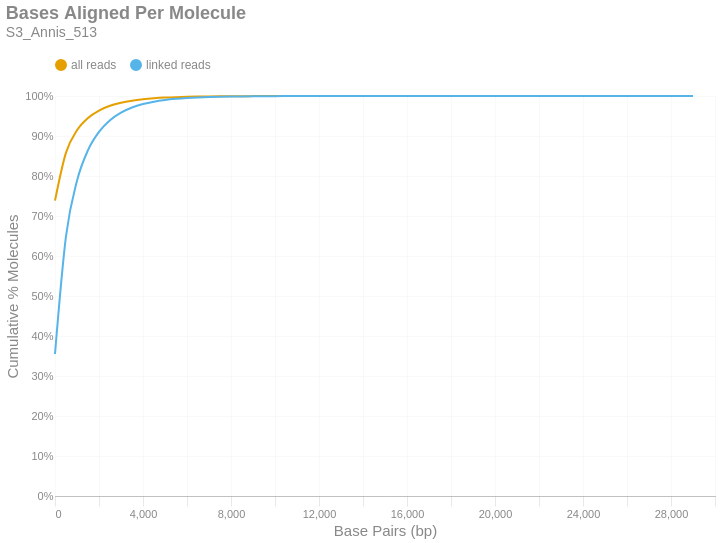

Notebook code for this chart:
### Markdown cell above
### Bases Aligned Per Molecule
This is a cumulative frequency distribution showing the number of base pairs aligned per unique molecule. These data are shown in 500 bp bins. There are two distributions: one with `all reads` (yellow) and another with only `linked reads` (blue). The percent of molecules in the `linked reads` distribution is relative to the total number of linked molecules.

### Code cell
if SKIPLR:
    print_html(f"Skipped")
else:
    binned_df = consolidated_hist(valids['aligned_bp'], mask, 500, True)
    with SafeRender(binned_df):
        (
            density_plot(binned_df, 'Bases Aligned Per Molecule', samplename, 'basesper')
            .encode(
                x=alt.X('bin:Q', title="Base Pairs (bp)").axis(tickMinStep=500).scale(padding=0),
                y=alt.Y('value:Q', title='Cumulative % Molecules')
                    .axis(format='%')
                    .scale(domain = [0,1])
                    .stack(False),
                color=alt.Color("key:N").scale(domain = ["all reads", "linked reads"]),
                tooltip = [
                    alt.Tooltip("key:N", title = "Data Type"),
                    alt.Tooltip("range_label:N", title="Bases Aligned Per Molecule"),
                    alt.Tooltip("value:Q", format = ".2%", title="% Molecules (Cum.)")
                ]
            )
        ).display()

### Figure 1 — Vega-Lite specification as saved in the notebook (floating-point values rounded to 4 significant figures)
{"width": "container", "height": 400, "config": {"title": {"anchor": "start", "dy": -15, "fontSize": 18, "color": "#888888", "subtitleColor": "#888888", "subtitleFontSize": 14}, "arc": {"fill": "#0072B2"}, "axis": {"domainColor": "#888888", "domainWidth": 0.5, "gridWidth": 0.2, "grid": false, "titleFontWeight": 400, "titleFontSize": 15, "labelFontSize": 11, "labelColor": "#888888", "tickColor": "#888888", "tickWidth": 0.2, "titleColor": "#888888"}, "axisBand": {"grid": false}, "axisX": {"grid": true, "tickSize": 10, "domainCap": "round"}, "axisY": {"domain": false, "grid": true, "tickSize": 0, "domainCap": "round"}, "background": "transparent", "header": {"labelFontSize": 15, "labelColor": "#888888", "titleFontSize": 15, "titleFontWeight": 600, "titleColor": "#888888"}, "legend": {"labelFont": "sans-serif", "labelFontSize": 12, "labelColor": "#888888", "symbolSize": 100, "symbolType": "circle", "titleFontSize": 12, "titlePadding": 10, "titleColor": "#888888", "title": null, "orient": "top"}, "range": {"category": ["#E69F00", "#56B4E9", "#009E73", "#F0E442", "#0072B2", "#D55E00", "#CC79A7", "#000000"], "diverging": ["#cfe8f3", "#a2d4ec", "#73bfe2", "#46abdb", "#1696d2", "#12719e"]}, "area": {"fill": "#0072B2", "fillOpacity": 0.7, "line": true, "strokeOpacity": 0.7}, "line": {"color": "#0072B2", "stroke": "#0072B2", "strokeWidth": 2}, "trail": {"color": "#0072B2", "stroke": "#0072B2", "strokeWidth": 0, "size": 1}, "point": {"filled": true, "fillOpacity": 1.0, "size": 95}, "text": {"color": "#888888", "fontSize": 11, "align": "right", "fontWeight": 400, "size": 11}, "bar": {"fill": "#0072B2", "stroke": null}, "view": {"stroke": null, "continuousWidth": 660, "continuousHeight": 400}}, "data": {"name": "data-ee9fb737617369e86b82aedcc6e3b8e9"}, "mark": {"type": "line", "interpolate": "monotone", "point": {"opacity": 0, "size": 275}}, "encoding": {"color": {"field": "key", "scale": {"domain": ["all reads", "linked reads"]}, "type": "nominal"}, "tooltip": [{"field": "key", "title": "Data Type", "type": "nominal"}, {"field": "range_label", "title": "Bases Aligned Per Molecule", "type": "nominal"}, {"field": "value", "format": ".2%", "title": "% Molecules (Cum.)", "type": "quantitative"}], "x": {"axis": {"tickMinStep": 500}, "field": "bin", "scale": {"padding": 0}, "title": "Base Pairs (bp)", "type": "quantitative"}, "y": {"axis": {"format": "%"}, "field": "value", "scale": {"domain": [0, 1]}, "stack": false, "title": "Cumulative % Molecules", "type": "quantitative"}}, "params": [{"name": "param_c36ac31b6afebe62", "select": {"type": "point", "fields": ["key"]}, "bind": "legend"}], "title": {"text": "Bases Aligned Per Molecule", "subtitle": "S3_Annis_513"}, "transform": [{"fold": ["all reads (cumsum)", "linked reads (cumsum)"]}, {"calculate": "replace(datum.key, ' (cumsum)', '')", "as": "key"}, {"filter": {"param": "param_c36ac31b6afebe62"}}], "usermeta": {"embedOptions": {"downloadFileName": "S3_Annis_513.basesper"}}, "$schema": "https://vega.github.io/schema/vega-lite/v6.1.0.json", "datasets": {"data-ee9fb737617369e86b82aedcc6e3b8e9": [{"bin": "0.0", "interval": "0.0-500.0", "all reads": 0.7385, "linked reads": 0.355, "all reads (cumsum)": 0.7385, "linked reads (cumsum)": 0.355, "range_label": "0-499"}, {"bin": "500.0", "interval": "500.0-1000.0", "all reads": 0.1198, "linked reads": 0.2947, "all reads (cumsum)": 0.8583, "linked reads (cumsum)": 0.6498, "range_label": "500-999"}, {"bin": "1000.0", "interval": "1000.0-1500.0", "all reads": 0.05603, "linked reads": 0.1385, "all reads (cumsum)": 0.9144, "linked reads (cumsum)": 0.7883, "range_label": "1000-1499"}, {"bin": "1500.0", "interval": "1500.0-2000.0", "all reads": 0.0309, "linked reads": 0.07639, "all reads (cumsum)": 0.9453, "linked reads (cumsum)": 0.8646, "range_label": "1500-1999"}, {"bin": "2000.0", "interval": "2000.0-2500.0", "all reads": 0.01841, "linked reads": 0.04552, "all reads (cumsum)": 0.9637, "linked reads (cumsum)": 0.9102, "range_label": "2000-2499"}, {"bin": "2500.0", "interval": "2500.0-3000.0", "all reads": 0.01181, "linked reads": 0.0292, "all reads (cumsum)": 0.9755, "linked reads (cumsum)": 0.9394, "range_label": "2500-2999"}, {"bin": "3000.0", "interval": "3000.0-3500.0", "all reads": 0.007667, "linked reads": 0.01895, "all reads (cumsum)": 0.9831, "linked reads (cumsum)": 0.9583, "range_label": "3000-3499"}, {"bin": "3500.0", "interval": "3500.0-4000.0", "all reads": 0.005189, "linked reads": 0.01283, "all reads (cumsum)": 0.9883, "linked reads (cumsum)": 0.9712, "range_label": "3500-3999"}, {"bin": "4000.0", "interval": "4000.0-4500.0", "all reads": 0.00351, "linked reads": 0.008677, "all reads (cumsum)": 0.9918, "linked reads (cumsum)": 0.9798, "range_label": "4000-4499"}, {"bin": "4500.0", "interval": "4500.0-5000.0", "all reads": 0.002417, "linked reads": 0.005975, "all reads (cumsum)": 0.9943, "linked reads (cumsum)": 0.9858, "range_label": "4500-4999"}, {"bin": "5000.0", "interval": "5000.0-5500.0", "all reads": 0.001682, "linked reads": 0.004158, "all reads (cumsum)": 0.9959, "linked reads (cumsum)": 0.99, "range_label": "5000-5499"}, {"bin": "5500.0", "interval": "5500.0-6000.0", "all reads": 0.001158, "linked reads": 0.002862, "all reads (cumsum)": 0.9971, "linked reads (cumsum)": 0.9928, "range_label": "5500-5999"}, {"bin": "6000.0", "interval": "6000.0-6500.0", "all reads": 0.0008234, "linked reads": 0.002036, "all reads (cumsum)": 0.9979, "linked reads (cumsum)": 0.9949, "range_label": "6000-6499"}, {"bin": "6500.0", "interval": "6500.0-7000.0", "all reads": 0.0005933, "linked reads": 0.001467, "all reads (cumsum)": 0.9985, "linked reads (cumsum)": 0.9963, "range_label": "6500-6999"}, {"bin": "7000.0", "interval": "7000.0-7500.0", "all reads": 0.0004139, "linked reads": 0.001023, "all reads (cumsum)": 0.9989, "linked reads (cumsum)": 0.9974, "range_label": "7000-7499"}, {"bin": "7500.0", "interval": "7500.0-8000.0", "all reads": 0.0002996, "linked reads": 0.0007408, "all reads (cumsum)": 0.9992, "linked reads (cumsum)": 0.9981, "range_label": "7500-7999"}, {"bin": "8000.0", "interval": "8000.0-8500.0", "all reads": 0.0002126, "linked reads": 0.0005257, "all reads (cumsum)": 0.9994, "linked reads (cumsum)": 0.9986, "range_label": "8000-8499"}, {"bin": "8500.0", "interval": "8500.0-9000.0", "all reads": 0.0001564, "linked reads": 0.0003866, "all reads (cumsum)": 0.9996, "linked reads (cumsum)": 0.999, "range_label": "8500-8999"}, {"bin": "9000.0", "interval": "9000.0-9500.0", "all reads": 0.0001079, "linked reads": 0.0002668, "all reads (cumsum)": 0.9997, "linked reads (cumsum)": 0.9993, "range_label": "9000-9499"}, {"bin": "9500.0", "interval": "9500.0-10000.0", "all reads": 8.107e-05, "linked reads": 0.0002004, "all reads (cumsum)": 0.9998, "linked reads (cumsum)": 0.9995, "range_label": "9500-9999"}, {"bin": "10000.0", "interval": "10000.0-10500.0", "all reads": 5.822e-05, "linked reads": 0.0001439, "all reads (cumsum)": 0.9998, "linked reads (cumsum)": 0.9996, "range_label": "10000-10499"}, {"bin": "10500.0", "interval": "10500.0-11000.0", "all reads": 3.795e-05, "linked reads": 9.383e-05, "all reads (cumsum)": 0.9999, "linked reads (cumsum)": 0.9997, "range_label": "10500-10999"}, {"bin": "11000.0", "interval": "11000.0-11500.0", "all reads": 3.12e-05, "linked reads": 7.713e-05, "all reads (cumsum)": 0.9999, "linked reads (cumsum)": 0.9998, "range_label": "11000-11499"}, {"bin": "11500.0", "interval": "11500.0-12000.0", "all reads": 1.908e-05, "linked reads": 4.716e-05, "all reads (cumsum)": 0.9999, "linked reads (cumsum)": 0.9998, "range_label": "11500-11999"}, {"bin": "12000.0", "interval": "12000.0-12500.0", "all reads": 1.629e-05, "linked reads": 4.028e-05, "all reads (cumsum)": 1.0, "linked reads (cumsum)": 0.9999, "range_label": "12000-12499"}, {"bin": "12500.0", "interval": "12500.0-13000.0", "all reads": 1.53e-05, "linked reads": 3.783e-05, "all reads (cumsum)": 1.0, "linked reads (cumsum)": 0.9999, "range_label": "12500-12999"}, {"bin": "13000.0", "interval": "13000.0-13500.0", "all reads": 8.743e-06, "linked reads": 2.162e-05, "all reads (cumsum)": 1.0, "linked reads (cumsum)": 0.9999, "range_label": "13000-13499"}, {"bin": "13500.0", "interval": "13500.0-14000.0", "all reads": 6.557e-06, "linked reads": 1.621e-05, "all reads (cumsum)": 1.0, "linked reads (cumsum)": 1.0, "range_label": "13500-13999"}, {"bin": "14000.0", "interval": "14000.0-14500.0", "all reads": 4.968e-06, "linked reads": 1.228e-05, "all reads (cumsum)": 1.0, "linked reads (cumsum)": 1.0, "range_label": "14000-14499"}, {"bin": "14500.0", "interval": "14500.0-15000.0", "all reads": 3.974e-06, "linked reads": 9.825e-06, "all reads (cumsum)": 1.0, "linked reads (cumsum)": 1.0, "range_label": "14500-14999"}, {"bin": "15000.0", "interval": "15000.0-15500.0", "all reads": 1.987e-06, "linked reads": 4.913e-06, "all reads (cumsum)": 1.0, "linked reads (cumsum)": 1.0, "range_label": "15000-15499"}, {"bin": "15500.0", "interval": "15500.0-16000.0", "all reads": 2.384e-06, "linked reads": 5.895e-06, "all reads (cumsum)": 1.0, "linked reads (cumsum)": 1.0, "range_label": "15500-15999"}, {"bin": "16000.0", "interval": "16000.0-16500.0", "all reads": 1.987e-06, "linked reads": 4.913e-06, "all reads (cumsum)": 1.0, "linked reads (cumsum)": 1.0, "range_label": "16000-16499"}, {"bin": "16500.0", "interval": "16500.0-17000.0", "all reads": 3.974e-07, "linked reads": 9.825e-07, "all reads (cumsum)": 1.0, "linked reads (cumsum)": 1.0, "range_label": "16500-16999"}, {"bin": "17000.0", "interval": "17000.0-17500.0", "all reads": 5.961e-07, "linked reads": 1.474e-06, "all reads (cumsum)": 1.0, "linked reads (cumsum)": 1.0, "range_label": "17000-17499"}, {"bin": "17500.0", "interval": "17500.0-18000.0", "all reads": 3.974e-07, "linked reads": 9.825e-07, "all reads (cumsum)": 1.0, "linked reads (cumsum)": 1.0, "range_label": "17500-17999"}, {"bin": "18000.0", "interval": "18000.0-18500.0", "all reads": 1.987e-07, "linked reads": 4.913e-07, "all reads (cumsum)": 1.0, "linked reads (cumsum)": 1.0, "range_label": "18000-18499"}, {"bin": "18500.0", "interval": "18500.0-19000.0", "all reads": 7.948e-07, "linked reads": 1.965e-06, "all reads (cumsum)": 1.0, "linked reads (cumsum)": 1.0, "range_label": "18500-18999"}, {"bin": "19000.0", "interval": "19000.0-19500.0", "all reads": 5.961e-07, "linked reads": 1.474e-06, "all reads (cumsum)": 1.0, "linked reads (cumsum)": 1.0, "range_label": "19000-19499"}, {"bin": "19500.0", "interval": "19500.0-20000.0", "all reads": 0.0, "linked reads": 0.0, "all reads (cumsum)": 1.0, "linked reads (cumsum)": 1.0, "range_label": "19500-19999"}, {"bin": "20000.0", "interval": "20000.0-20500.0", "all reads": 0.0, "linked reads": 0.0, "all reads (cumsum)": 1.0, "linked reads (cumsum)": 1.0, "range_label": "20000-20499"}, {"bin": "20500.0", "interval": "20500.0-21000.0", "all reads": 0.0, "linked reads": 0.0, "all reads (cumsum)": 1.0, "linked reads (cumsum)": 1.0, "range_label": "20500-20999"}, {"bin": "21000.0", "interval": "21000.0-21500.0", "all reads": 0.0, "linked reads": 0.0, "all reads (cumsum)": 1.0, "linked reads (cumsum)": 1.0, "range_label": "21000-21499"}, {"bin": "21500.0", "interval": "21500.0-22000.0", "all reads": 0.0, "linked reads": 0.0, "all reads (cumsum)": 1.0, "linked reads (cumsum)": 1.0, "range_label": "21500-21999"}, {"bin": "22000.0", "interval": "22000.0-22500.0", "all reads": 0.0, "linked reads": 0.0, "all reads (cumsum)": 1.0, "linked reads (cumsum)": 1.0, "range_label": "22000-22499"}, {"bin": "22500.0", "interval": "22500.0-23000.0", "all reads": 0.0, "linked reads": 0.0, "all reads (cumsum)": 1.0, "linked reads (cumsum)": 1.0, "range_label": "22500-22999"}, {"bin": "23000.0", "interval": "23000.0-23500.0", "all reads": 0.0, "linked reads": 0.0, "all reads (cumsum)": 1.0, "linked reads (cumsum)": 1.0, "range_label": "23000-23499"}, {"bin": "23500.0", "interval": "23500.0-24000.0", "all reads": 0.0, "linked reads": 0.0, "all reads (cumsum)": 1.0, "linked reads (cumsum)": 1.0, "range_label": "23500-23999"}, {"bin": "24000.0", "interval": "24000.0-24500.0", "all reads": 0.0, "linked reads": 0.0, "all reads (cumsum)": 1.0, "linked reads (cumsum)": 1.0, "range_label": "24000-24499"}, {"bin": "24500.0", "interval": "24500.0-25000.0", "all reads": 0.0, "linked reads": 0.0, "all reads (cumsum)": 1.0, "linked reads (cumsum)": 1.0, "range_label": "24500-24999"}, {"bin": "25000.0", "interval": "25000.0-25500.0", "all reads": 0.0, "linked reads": 0.0, "all reads (cumsum)": 1.0, "linked reads (cumsum)": 1.0, "range_label": "25000-25499"}, {"bin": "25500.0", "interval": "25500.0-26000.0", "all reads": 0.0, "linked reads": 0.0, "all reads (cumsum)": 1.0, "linked reads (cumsum)": 1.0, "range_label": "25500-25999"}, {"bin": "26000.0", "interval": "26000.0-26500.0", "all reads": 0.0, "linked reads": 0.0, "all reads (cumsum)": 1.0, "linked reads (cumsum)": 1.0, "range_label": "26000-26499"}, {"bin": "26500.0", "interval": "26500.0-27000.0", "all reads": 0.0, "linked reads": 0.0, "all reads (cumsum)": 1.0, "linked reads (cumsum)": 1.0, "range_label": "26500-26999"}, {"bin": "27000.0", "interval": "27000.0-27500.0", "all reads": 0.0, "linked reads": 0.0, "all reads (cumsum)": 1.0, "linked reads (cumsum)": 1.0, "range_label": "27000-27499"}, {"bin": "27500.0", "interval": "27500.0-28000.0", "all reads": 0.0, "linked reads": 0.0, "all reads (cumsum)": 1.0, "linked reads (cumsum)": 1.0, "range_label": "27500-27999"}, {"bin": "28000.0", "interval": "28000.0-28500.0", "all reads": 0.0, "linked reads": 0.0, "all reads (cumsum)": 1.0, "linked reads (cumsum)": 1.0, "range_label": "28000-28499"}, {"bin": "28500.0", "interval": "28500.0-29000.0", "all reads": 0.0, "linked reads": 0.0, "all reads (cumsum)": 1.0, "linked reads (cumsum)": 1.0, "range_label": "28500-28999"}, {"bin": "29000.0", "interval": "29000.0-29500.0", "all reads": 1.987e-07, "linked reads": 4.913e-07, "all reads (cumsum)": 1.0, "linked reads (cumsum)": 1.0, "range_label": "29000-29499"}]}}
